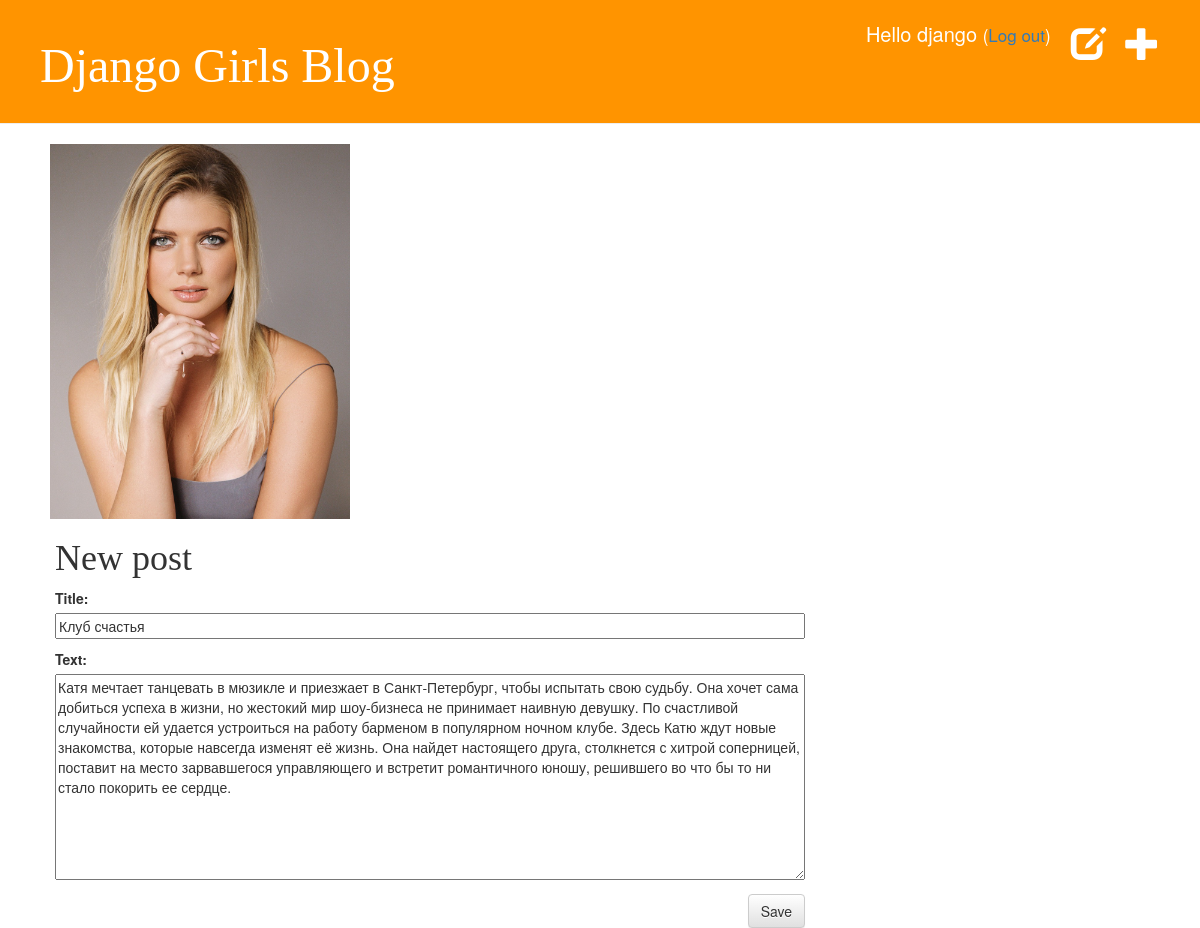
Screenshot of /post/3/edit/ (signed in) with the database file from the repository.
### blog/models.py (models this page shows, shortened)
class Post(models.Model):
    author = models.ForeignKey(settings.AUTH_USER_MODEL, on_delete=models.CASCADE)
    title = models.CharField(max_length=200)
    text = models.TextField()
    created_date = models.DateTimeField(default=timezone.now)
    published_date = models.DateTimeField(blank=True, null=True)
    def __str__(self):
        return self.title

### blog/views.py (the view)
# urls.py: path('post/<int:pk>/edit/', views.post_edit, name='post_edit'),
@login_required
def post_edit(request, pk):
    post = get_object_or_404(Post, pk=pk)
    print(post)
    if request.method == "POST":
        form = PostForm(request.POST, instance=post)
        if form.is_valid():
            post = form.save(commit=False)
            post.author = request.user
            post.save()
            return redirect('post_detail', pk=post.pk)
    else:
        form = PostForm(instance=post)
    return render(request, 'blog/post_edit.html', {'form': form})

### blog/forms.py
class PostForm(forms.ModelForm):
    class Meta:
        model = Post
        fields = ('title', 'text',)

### blog/templates/blog/post_edit.html (shortened to what this page needs)
{% extends 'blog/base.html' %}
{% block content %}
    <h1>New post</h1>
    <form method="Post" class="post-form">
        {{ form.as_p }}
        <button type="submit" class="save btn btn-default">
            Save
        </button>
    </form>
{% endblock %}

### blog/templates/blog/base.html (shortened to what this page needs)
<!DOCTYPE html>
{% load static %}
<html lang="en">
    <head>
        <link rel="stylesheet" href="//maxcdn.bootstrapcdn.com/bootstrap/3.2.0/css/bootstrap.min.css">
        <link rel="stylesheet" href="//maxcdn.bootstrapcdn.com/bootstrap/3.2.0/css/bootstrap-theme.min.css">
        <link rel="stylesheet" href="{% static 'css/blog.css' %}">
    </head>
    <body>
        <div class="page-header">
            {% if user.is_authenticated %}
                <a href="{% url 'post_new' %}" class="top-menu"><span class="glyphicon glyphicon-plus"></span></a>
                <a href="{% url 'post_draft_list' %}" class="top-menu"><span class="glyphicon glyphicon-edit"></span></a>
                <p class="login">Hello {{ user.username }} <small>(<a href="{% url 'logout' %}">Log out</a>)</small></p>
            {% else %}
                <a href="{% url 'login' %}" class="top-menu"><span class="glyphicon glyphicon-lock"></span></a>
            {% endif %}
            <h1><a href="/">Django Girls Blog</a></h1>
        </div>
        <img src="{% static "images/zadorozhnaya-1.jpg" %}" alt="zadorozhnaya" >
        <div class="content container">
            <div class="row">
                <div class="col-md-8">
                {% block content %}
                {% endblock %}
                </div>
            </div>
        </div>
    </body>
</html>

### static/css/blog.css (style rules this page uses)
.page-header { background-color: #ff9400; margin-top: 0; padding: 20px 20px 20px 40px; }
.page-header h1, .page-header h1 a, .page-header h1 a:visited, .page-header h1 a:active { color: #ffffff; font-size: 36pt; text-decoration: none; }
.content { margin-left: 40px; }
h1, h2, h3, h4 { font-family: 'Lobster', cursive; }
.save { float: right; }
.post-form textarea, .post-form input { width: 100%; }
.top-menu, .top-menu:hover, .top-menu:visited { color: #ffffff; float: right; font-size: 26pt; margin-right: 20px; }
.login, .login:hover, .login:visited { color: #ffffff; float: right; font-size: 15pt; margin-right: 20px; }
img { width: 350px; padding-left: 50px; }

### rows the page displays
Post: title "Клуб счастья", text "Катя мечтает танцевать в мюзикле и приезжает в Санкт-Петербург, чтобы испытать свою судьбу. Она хочет сама добиться успеха в жизни, но жестокий мир шоу-бизнеса не принимает наивную девушку. По счастливой случайности ей удается устроиться на работу барменом в популярном ночном клубе. Здесь Катю ждут новые знакомства, которые навсегда изменят её жизнь. Она найдет настоящего друга, столкнется с хитрой соперницей, поставит на место зарвавшегося управляющего и встретит романтичного юношу, решившего во что бы то ни стало покорить ее сердце."

### other values shown
{{ user.username }} "django"
